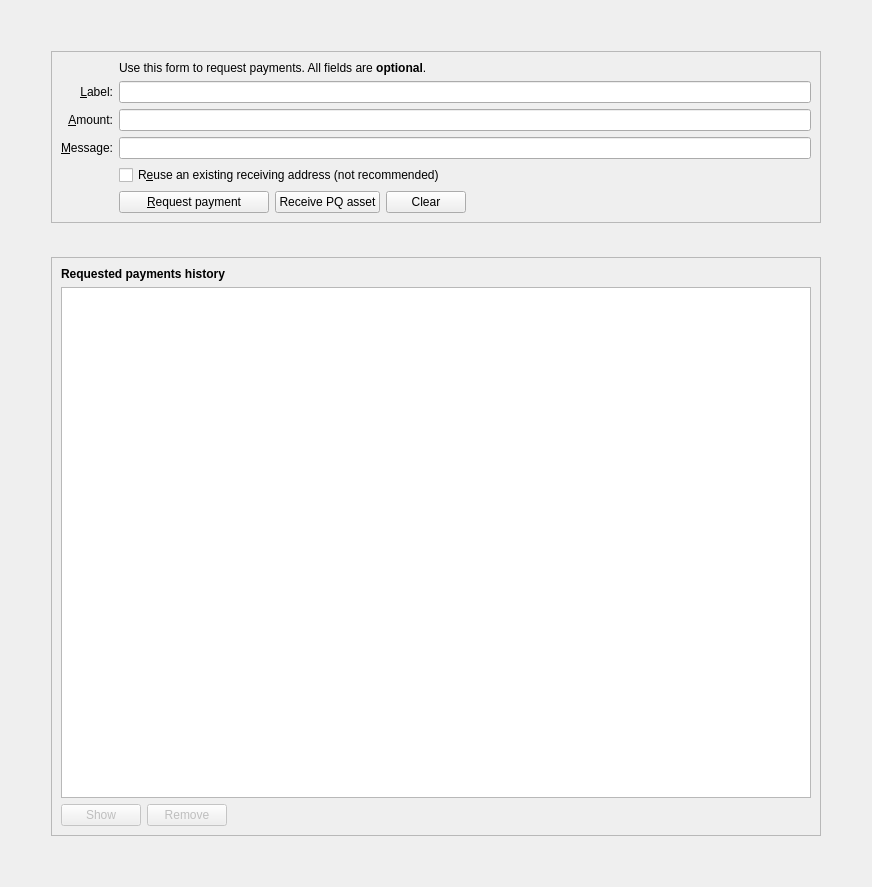
<?xml version="1.0" encoding="UTF-8"?>
<ui version="4.0">
 <class>ReceiveCoinsDialog</class>
 <widget class="QWidget" name="ReceiveCoinsDialog">
  <property name="geometry">
   <rect>
    <x>0</x>
    <y>0</y>
    <width>872</width>
    <height>887</height>
   </rect>
  </property>
  <layout class="QVBoxLayout" name="verticalLayout" stretch="0">
   <item>
    <layout class="QVBoxLayout" name="verticalLayout_5">
     <property name="spacing">
      <number>34</number>
     </property>
     <property name="leftMargin">
      <number>40</number>
     </property>
     <property name="topMargin">
      <number>40</number>
     </property>
     <property name="rightMargin">
      <number>40</number>
     </property>
     <property name="bottomMargin">
      <number>40</number>
     </property>
     <item>
      <widget class="QFrame" name="frame2">
       <property name="sizePolicy">
        <sizepolicy hsizetype="Preferred" vsizetype="Fixed">
         <horstretch>0</horstretch>
         <verstretch>0</verstretch>
        </sizepolicy>
       </property>
       <property name="frameShape">
        <enum>QFrame::StyledPanel</enum>
       </property>
       <property name="frameShadow">
        <enum>QFrame::Sunken</enum>
       </property>
       <layout class="QVBoxLayout" name="verticalLayout_3">
        <item>
         <layout class="QGridLayout" name="gridLayout">
          <item row="7" column="2">
           <widget class="QCheckBox" name="reuseAddress">
            <property name="toolTip">
             <string>Reuse one of the previously used receiving addresses. Reusing addresses has security and privacy issues. Do not use this unless re-generating a payment request made before.</string>
            </property>
            <property name="text">
             <string>R&amp;euse an existing receiving address (not recommended)</string>
            </property>
           </widget>
          </item>
          <item row="7" column="0">
           <widget class="QLabel" name="label_4">
            <property name="text">
             <string/>
            </property>
           </widget>
          </item>
          <item row="6" column="0">
           <widget class="QLabel" name="label_3">
            <property name="toolTip">
             <string>An optional message to attach to the payment request, which will be displayed when the request is opened. Note: The message will not be sent with the payment over the Raven network.</string>
            </property>
            <property name="text">
             <string>&amp;Message:</string>
            </property>
            <property name="alignment">
             <set>Qt::AlignRight|Qt::AlignTrailing|Qt::AlignVCenter</set>
            </property>
            <property name="buddy">
             <cstring>reqMessage</cstring>
            </property>
           </widget>
          </item>
          <item row="4" column="2">
           <widget class="QLineEdit" name="reqLabel">
            <property name="toolTip">
             <string>An optional label to associate with the new receiving address.</string>
            </property>
           </widget>
          </item>
          <item row="6" column="2">
           <widget class="QLineEdit" name="reqMessage">
            <property name="toolTip">
             <string>An optional message to attach to the payment request, which will be displayed when the request is opened. Note: The message will not be sent with the payment over the Raven network.</string>
            </property>
           </widget>
          </item>
          <item row="2" column="2">
           <widget class="QLabel" name="label_5">
            <property name="text">
             <string>Use this form to request payments. All fields are &lt;b&gt;optional&lt;/b&gt;.</string>
            </property>
           </widget>
          </item>
          <item row="4" column="0">
           <widget class="QLabel" name="label_2">
            <property name="toolTip">
             <string>An optional label to associate with the new receiving address.</string>
            </property>
            <property name="text">
             <string>&amp;Label:</string>
            </property>
            <property name="alignment">
             <set>Qt::AlignRight|Qt::AlignTrailing|Qt::AlignVCenter</set>
            </property>
            <property name="buddy">
             <cstring>reqLabel</cstring>
            </property>
           </widget>
          </item>
          <item row="5" column="0">
           <widget class="QLabel" name="label">
            <property name="toolTip">
             <string>An optional amount to request. Leave this empty or zero to not request a specific amount.</string>
            </property>
            <property name="text">
             <string>&amp;Amount:</string>
            </property>
            <property name="alignment">
             <set>Qt::AlignRight|Qt::AlignTrailing|Qt::AlignVCenter</set>
            </property>
            <property name="buddy">
             <cstring>reqAmount</cstring>
            </property>
           </widget>
          </item>
          <item row="5" column="2">
           <widget class="RavenAmountField" name="reqAmount">
            <property name="minimumSize">
             <size>
              <width>80</width>
              <height>0</height>
             </size>
            </property>
            <property name="toolTip">
             <string>An optional amount to request. Leave this empty or zero to not request a specific amount.</string>
            </property>
           </widget>
          </item>
          <item row="8" column="2">
           <layout class="QHBoxLayout" name="horizontalLayout">
            <item>
             <widget class="QPushButton" name="receiveButton">
              <property name="minimumSize">
               <size>
                <width>150</width>
                <height>0</height>
               </size>
              </property>
              <property name="text">
               <string>&amp;Request payment</string>
              </property>
              <property name="icon">
               <iconset resource="../raven.qrc">
                <normaloff>:/icons/receiving_addresses</normaloff>:/icons/receiving_addresses</iconset>
              </property>
             </widget>
            </item>
            <item>
             <widget class="QPushButton" name="receivePQAssetButton">
              <property name="toolTip">
               <string>Create or display a protected destination for receiving assets. The PQ part must hold RVN before the received assets can be spent.</string>
              </property>
              <property name="text">
               <string>Receive PQ asset</string>
              </property>
             </widget>
            </item>
            <item>
             <widget class="QPushButton" name="clearButton">
              <property name="sizePolicy">
               <sizepolicy hsizetype="Minimum" vsizetype="Fixed">
                <horstretch>0</horstretch>
                <verstretch>0</verstretch>
               </sizepolicy>
              </property>
              <property name="toolTip">
               <string>Clear all fields of the form.</string>
              </property>
              <property name="text">
               <string>Clear</string>
              </property>
              <property name="icon">
               <iconset resource="../raven.qrc">
                <normaloff>:/icons/remove</normaloff>:/icons/remove</iconset>
              </property>
              <property name="autoDefault">
               <bool>false</bool>
              </property>
             </widget>
            </item>
            <item>
             <spacer name="horizontalSpacer">
              <property name="orientation">
               <enum>Qt::Horizontal</enum>
              </property>
              <property name="sizeHint" stdset="0">
               <size>
                <width>40</width>
                <height>20</height>
               </size>
              </property>
             </spacer>
            </item>
           </layout>
          </item>
          <item row="8" column="0">
           <widget class="QLabel" name="label_7">
            <property name="text">
             <string/>
            </property>
           </widget>
          </item>
         </layout>
        </item>
       </layout>
      </widget>
     </item>
     <item>
      <widget class="QFrame" name="frame">
       <property name="sizePolicy">
        <sizepolicy hsizetype="Preferred" vsizetype="Expanding">
         <horstretch>0</horstretch>
         <verstretch>0</verstretch>
        </sizepolicy>
       </property>
       <property name="frameShape">
        <enum>QFrame::StyledPanel</enum>
       </property>
       <property name="frameShadow">
        <enum>QFrame::Raised</enum>
       </property>
       <layout class="QVBoxLayout" name="verticalLayout_2">
        <item>
         <widget class="QLabel" name="label_6">
          <property name="font">
           <font>
            <weight>75</weight>
            <bold>true</bold>
           </font>
          </property>
          <property name="text">
           <string>Requested payments history</string>
          </property>
         </widget>
        </item>
        <item>
         <widget class="QTableView" name="recentRequestsView">
          <property name="contextMenuPolicy">
           <enum>Qt::CustomContextMenu</enum>
          </property>
          <property name="tabKeyNavigation">
           <bool>false</bool>
          </property>
          <property name="sortingEnabled">
           <bool>true</bool>
          </property>
         </widget>
        </item>
        <item>
         <layout class="QHBoxLayout" name="horizontalLayout_2">
          <item>
           <widget class="QPushButton" name="showRequestButton">
            <property name="enabled">
             <bool>false</bool>
            </property>
            <property name="toolTip">
             <string>Show the selected request (does the same as double clicking an entry)</string>
            </property>
            <property name="text">
             <string>Show</string>
            </property>
            <property name="icon">
             <iconset resource="../raven.qrc">
              <normaloff>:/icons/edit</normaloff>:/icons/edit</iconset>
            </property>
            <property name="autoDefault">
             <bool>false</bool>
            </property>
           </widget>
          </item>
          <item>
           <widget class="QPushButton" name="removeRequestButton">
            <property name="enabled">
             <bool>false</bool>
            </property>
            <property name="toolTip">
             <string>Remove the selected entries from the list</string>
            </property>
            <property name="text">
             <string>Remove</string>
            </property>
            <property name="icon">
             <iconset resource="../raven.qrc">
              <normaloff>:/icons/remove</normaloff>:/icons/remove</iconset>
            </property>
            <property name="autoDefault">
             <bool>false</bool>
            </property>
           </widget>
          </item>
          <item>
           <spacer name="horizontalSpacer_2">
            <property name="orientation">
             <enum>Qt::Horizontal</enum>
            </property>
            <property name="sizeHint" stdset="0">
             <size>
              <width>40</width>
              <height>20</height>
             </size>
            </property>
           </spacer>
          </item>
         </layout>
        </item>
       </layout>
      </widget>
     </item>
    </layout>
   </item>
  </layout>
 </widget>
 <customwidgets>
  <customwidget>
   <class>RavenAmountField</class>
   <extends>QLineEdit</extends>
   <header>ravenamountfield.h</header>
   <container>1</container>
  </customwidget>
 </customwidgets>
 <tabstops>
  <tabstop>reqLabel</tabstop>
  <tabstop>reqAmount</tabstop>
  <tabstop>reqMessage</tabstop>
  <tabstop>reuseAddress</tabstop>
  <tabstop>receiveButton</tabstop>
  <tabstop>clearButton</tabstop>
  <tabstop>recentRequestsView</tabstop>
  <tabstop>showRequestButton</tabstop>
  <tabstop>removeRequestButton</tabstop>
 </tabstops>
 <resources>
  <include location="../raven.qrc"/>
 </resources>
 <connections/>
</ui>
